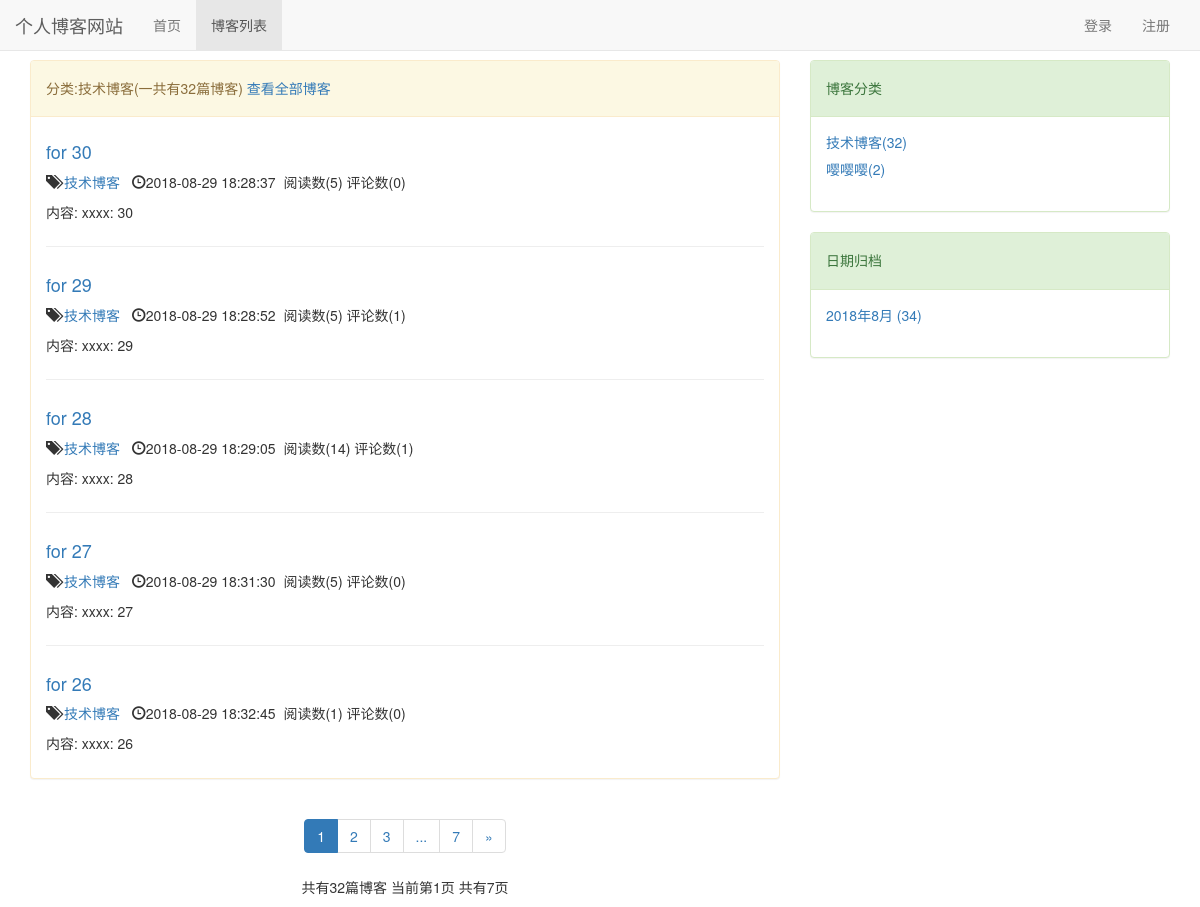
The app's page /blog/blog_type/1, older data.
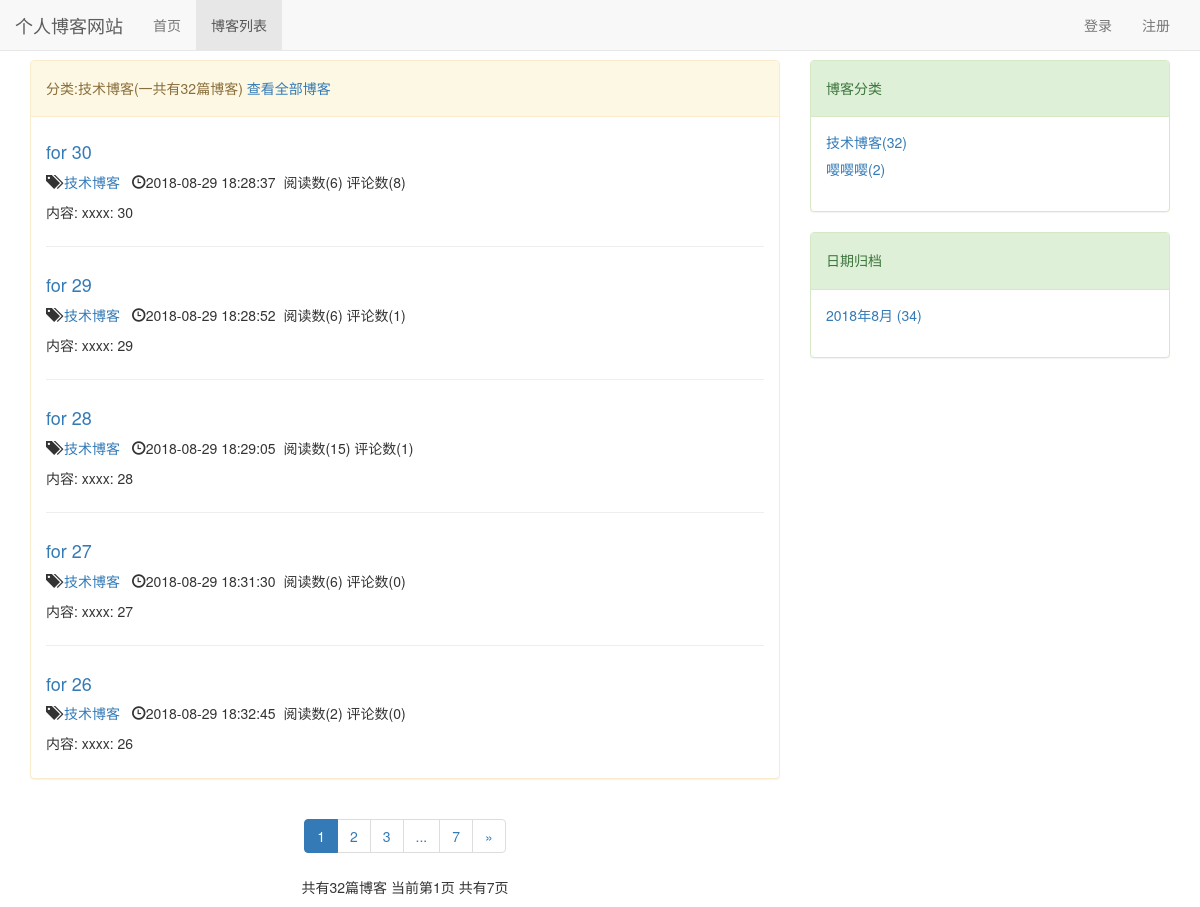
The same page, newer data.
### blog/models.py (models this page shows, shortened)
class Blog(models.Model, ReadNumExpendMethod):
    title = models.CharField(max_length=50)
    author = models.ForeignKey(User, on_delete=models.CASCADE)
    content = RichTextUploadingField()
    read_num = GenericRelation(ReadNumDetail)
    blog_type = models.ForeignKey(BlogType, on_delete=models.CASCADE)
    create_time = models.DateTimeField(auto_now_add=True)
    last_update_time = models.DateTimeField(auto_now=True)
    class Meta:
        ordering = ['-create_time']

class BlogType(models.Model):
    type_name = models.CharField(max_length=20)
    def __str__(self):
        return self.type_name

### read_statistics/models.py (models this page shows)
class ReadNum(models.Model):
    read_num = models.IntegerField(default=0)
    content_type = models.ForeignKey(ContentType, on_delete=models.CASCADE)
    object_id = models.PositiveIntegerField()
    content_object = GenericForeignKey('content_type', 'object_id')

### blog/views.py (the view)
# urls.py: path('blog_type/<int:blog_type_pk>', views.blog_with_type, name='blog_with_type'),
def blog_with_type(request, blog_type_pk):
    blog_type = get_object_or_404(BlogType, pk=blog_type_pk)
    blogs = Blog.objects.filter(blog_type=blog_type)
    context = get_paginator_list(request, blogs)
    context['blog_type'] = blog_type
    return render(request, 'blog_with_type.html', context)

### comment/templatetags/comment_tags.py (called while the page is built)
@register.simple_tag
def get_comment_num(obj):
    content_type = ContentType.objects.get_for_model(obj)
    comment = Comment.objects.filter(
        content_type=content_type,
        object_id=obj.pk
    ).count()
    return comment

### read_statistics/models.py (called while the page is built)
    def get_read_num(self):
        try:
            ct = ContentType.objects.get_for_model(self)
            readnum = ReadNum.objects.get(content_type=ct, object_id=self.pk)
            return readnum.read_num
        except exceptions.ObjectDoesNotExist:
            return 0

### blog/templates/blog_with_type.html (shortened to what this page needs)
{% extends 'blog_list.html' %}
{% block blog_list_title %}
    <p>
        分类:{{ blog_type.type_name }}(一共有{{ page_of_blogs.paginator.count }}篇博客)
        <a href="{% url 'blog_list' %}">查看全部博客</a>
    </p>
{% endblock %}

### blog/templates/blog_list.html (shortened to what the changed rows need)
{% extends 'base.html' %}
{% load staticfiles  %}
{% load comment_tags %}
{% block css %}
    <link rel="stylesheet" href="{% static 'blog/blog_list.css' %}">
{% endblock %}
{% block content %}
    <div class="container">
        <div class="row">
            <div class="col-xs-12 col-sm-10 col-md-8 col-lg-8">
                <div class="panel panel-default panel-warning">
                    <div class="panel-body">
                        {% for blog in page_of_blogs %}
                            <div class="blog">
                                <h4>
                                    <a href="{% url 'blog_detail' blog.pk %}">
                                        {{ blog.title }}
                                    </a>
                                </h4>
                                <p>
                                    <span class="glyphicon glyphicon-tags" ></span>
                                    <a href="{% url 'blog_with_type' blog.blog_type.pk %}">
                                        {{ blog.blog_type }}
                                    </a>&nbsp;
                                    <span class="glyphicon glyphicon-time" ></span>{{ blog.last_update_time|date:"Y-m-d H:i:s" }}&nbsp;
                                    <span>阅读数({{ blog.get_read_num }})</span>
                                    <span>评论数({% get_comment_num blog %})</span>
                                </p>
                                <p>内容: {{ blog.content|striptags|truncatechars:10 }}</p>
                            </div>
                        {% empty %}
                            暂无博客
                        {% endfor %}
                    </div>
                </div>
            </div>
        </div>
    </div>
{% endblock %}

Row changes from the older to the newer data that the page shows:
changed through a linked row, Blog "for 30": get_read_num "5" → "6"; id "0" → "8"
changed through a linked row, Blog "for 29": get_read_num "5" → "6"
changed through a linked row, Blog "for 28": get_read_num "14" → "15"
changed through a linked row, Blog "for 27": get_read_num "5" → "6"
changed through a linked row, Blog "for 26": get_read_num "1" → "2"
